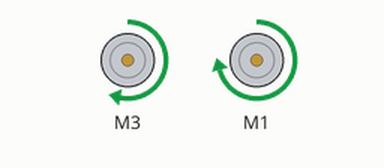
A sketch run on a simulated Arduino Uno, built with avr-gcc and run on an emulated ATmega328P. On the bench: 2 × DC motor (green arrow = forward, orange = backward, longer = faster).

Above: at 0.5 s.
Timing chart, 0 to 3.0 s (numbered marks = the images above):
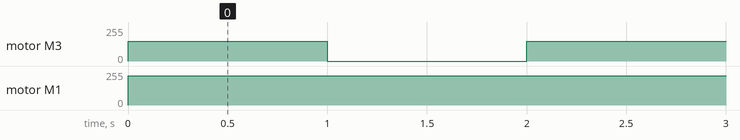

Measured:
- by itself, motor M3: alternates forward 150/255 for 1.0 s and stopped for 1.0 s
- by itself, motor M1: stopped → forward 218/255 at 0.00 s

The sketch:

wally_grande_2.ino
```cpp
#include <AFMotor.h> //librería
//defino que salidas voy a utilizar (Motor1 y Motor2)
AF_DCMotor motorA(3);
AF_DCMotor motorB(1);
void setup()
{
  // defino velocidad de los motores (250)
 motorA.setSpeed(150);
 motorB.setSpeed(12250);
   // inicializar la comunicación serial a 9600 bits por segundo:
  Serial.begin(9600);
}
void loop() {
motorA.run(FORWARD);
motorB.run(FORWARD);
delay (1000);

motorA.run(RELEASE);
motorB.run(FORWARD);
delay (1000);

motorA.run(FORWARD);
motorB.run(FORWARD);
delay (1000);

motorA.run(RELEASE);
motorB.run(FORWARD);
delay (1000);

}
```
